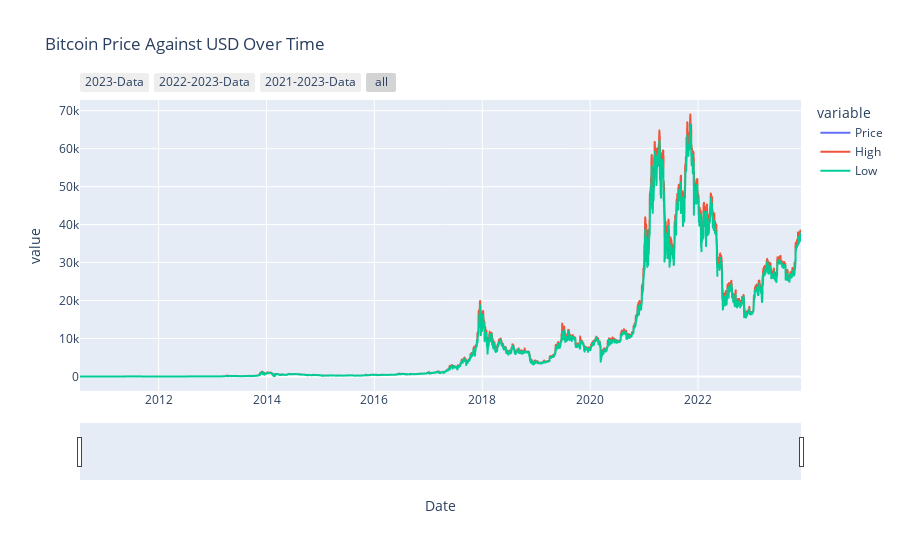

Here is the notebook cell this chart was saved with:
### Code cell
import plotly.express as px


fig = px.line(stock, x='Date', y=['Price', 'High', 'Low'],
              title='Bitcoin Price Against USD Over Time')

fig.update_xaxes(
    rangeslider_visible=True,
    rangeselector=dict(
        buttons=list([
            dict(count=1, label='2023-Data', step='year', stepmode='backward'),
            dict(count=2, label='2022-2023-Data', step='year', stepmode='backward'),
            dict(count=3, label='2021-2023-Data', step='year', stepmode='backward'),
            dict(step='all')
        ])
    )
)

fig.show()

### Figure 1 — Plotly figure (JSON) as saved in the notebook; plotly's stock layout.template omitted (floating-point values rounded to 4 significant figures; data arrays with more than 128 entries replaced by an {"elided": "..."} marker saying what was removed)
{"data": [{"hovertemplate": "variable=Price<br>Date=%{x}<br>value=%{y}<extra></extra>", "legendgroup": "Price", "line": {"color": "#636efa", "dash": "solid"}, "mode": "lines", "name": "Price", "showlegend": true, "type": "scattergl", "x": {"elided": "4877 str values"}, "xaxis": "x", "y": {"elided": "4877 float values"}, "yaxis": "y"}, {"hovertemplate": "variable=High<br>Date=%{x}<br>value=%{y}<extra></extra>", "legendgroup": "High", "line": {"color": "#EF553B", "dash": "solid"}, "mode": "lines", "name": "High", "showlegend": true, "type": "scattergl", "x": {"elided": "4877 str values"}, "xaxis": "x", "y": {"elided": "4877 float values"}, "yaxis": "y"}, {"hovertemplate": "variable=Low<br>Date=%{x}<br>value=%{y}<extra></extra>", "legendgroup": "Low", "line": {"color": "#00cc96", "dash": "solid"}, "mode": "lines", "name": "Low", "showlegend": true, "type": "scattergl", "x": {"elided": "4877 str values"}, "xaxis": "x", "y": {"elided": "4877 float values"}, "yaxis": "y"}], "layout": {"legend": {"title": {"text": "variable"}, "tracegroupgap": 0}, "title": {"text": "Bitcoin Price Against USD Over Time"}, "xaxis": {"anchor": "y", "domain": [0, 1], "rangeselector": {"buttons": [{"count": 1, "label": "2023-Data", "step": "year", "stepmode": "backward"}, {"count": 2, "label": "2022-2023-Data", "step": "year", "stepmode": "backward"}, {"count": 3, "label": "2021-2023-Data", "step": "year", "stepmode": "backward"}, {"step": "all"}]}, "rangeslider": {"visible": true}, "title": {"text": "Date"}}, "yaxis": {"anchor": "x", "domain": [0, 1], "title": {"text": "value"}}}}
